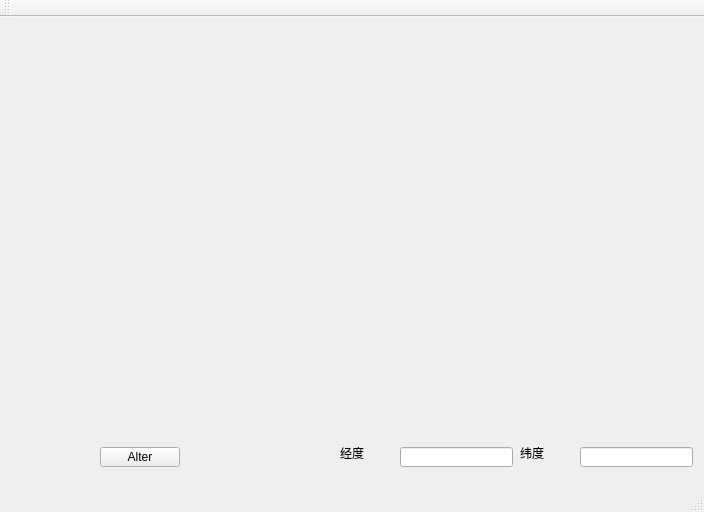
<?xml version="1.0" encoding="UTF-8"?>
<ui version="4.0">
 <class>MainWindow</class>
 <widget class="QMainWindow" name="MainWindow">
  <property name="geometry">
   <rect>
    <x>0</x>
    <y>0</y>
    <width>704</width>
    <height>512</height>
   </rect>
  </property>
  <property name="windowTitle">
   <string>MainWindow</string>
  </property>
  <widget class="QWidget" name="centralWidget">
   <widget class="QWidget" name="widget" native="true">
    <property name="geometry">
     <rect>
      <x>10</x>
      <y>10</y>
      <width>681</width>
      <height>411</height>
     </rect>
    </property>
   </widget>
   <widget class="QPushButton" name="pushButton">
    <property name="geometry">
     <rect>
      <x>100</x>
      <y>430</y>
      <width>80</width>
      <height>20</height>
     </rect>
    </property>
    <property name="text">
     <string>Alter</string>
    </property>
   </widget>
   <widget class="QLabel" name="label">
    <property name="geometry">
     <rect>
      <x>340</x>
      <y>430</y>
      <width>54</width>
      <height>12</height>
     </rect>
    </property>
    <property name="text">
     <string>经度</string>
    </property>
   </widget>
   <widget class="QLabel" name="label_2">
    <property name="geometry">
     <rect>
      <x>520</x>
      <y>430</y>
      <width>54</width>
      <height>12</height>
     </rect>
    </property>
    <property name="text">
     <string>纬度</string>
    </property>
   </widget>
   <widget class="QLineEdit" name="lineEdit">
    <property name="geometry">
     <rect>
      <x>400</x>
      <y>430</y>
      <width>113</width>
      <height>20</height>
     </rect>
    </property>
   </widget>
   <widget class="QLineEdit" name="lineEdit_2">
    <property name="geometry">
     <rect>
      <x>580</x>
      <y>430</y>
      <width>113</width>
      <height>20</height>
     </rect>
    </property>
   </widget>
  </widget>
  <widget class="QMenuBar" name="menuBar">
   <property name="geometry">
    <rect>
     <x>0</x>
     <y>0</y>
     <width>704</width>
     <height>22</height>
    </rect>
   </property>
  </widget>
  <widget class="QToolBar" name="mainToolBar">
   <attribute name="toolBarArea">
    <enum>TopToolBarArea</enum>
   </attribute>
   <attribute name="toolBarBreak">
    <bool>false</bool>
   </attribute>
  </widget>
  <widget class="QStatusBar" name="statusBar"/>
 </widget>
 <layoutdefault spacing="6" margin="11"/>
 <resources/>
 <connections/>
</ui>
